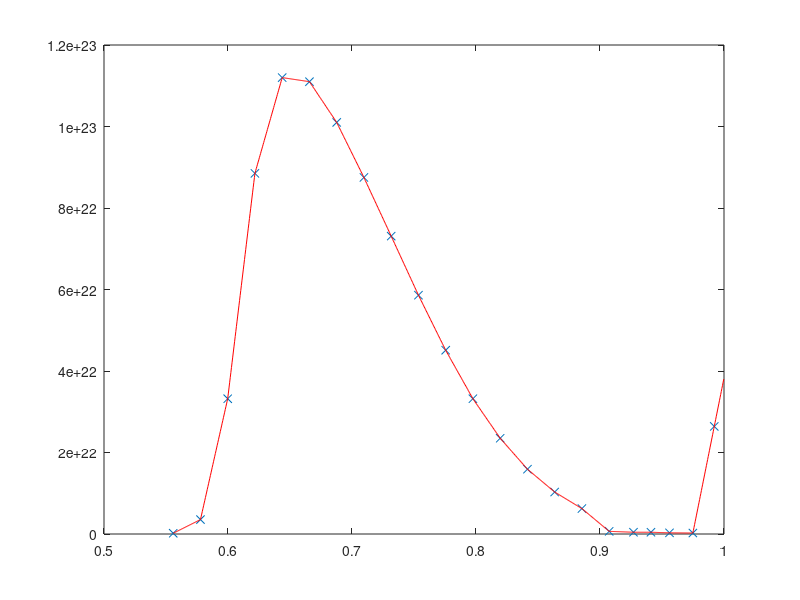

Here is the MATLAB script that generated this plot: (Note: this script raises an error after producing the figure.)
mat=[0.186E+21 0.5448
0.354E+22 0.5668
0.332E+23 0.5888
0.885E+23 0.6107
0.112E+24 0.6327
0.111E+24 0.6547
0.101E+24 0.6767
0.875E+23 0.6986
0.731E+23 0.7206
0.586E+23 0.7426
0.451E+23 0.7646
0.332E+23 0.7865
0.235E+23 0.8085
0.159E+23 0.8305
0.103E+23 0.8525
0.624E+22 0.8744
0.651E+21 0.8964
0.431E+21 0.9184
0.432E+21 0.9356
0.290E+21 0.9466
0.241E+21 0.9655
0.264E+23 0.9843
];

% values are for the middle of the inveral, so shift the x values

len = size(mat,1);
for i=1:size(mat,1)-1
    mat(i,2)=mat(i,2) + 0.5*(mat(i+1,2)-mat(i,2));
    
end
% last point is special
mat(len,2)=mat(len,2) + 0.5*(1.0-mat(len,2));
    
%interpolate
range=mat(1,2):0.0005:1.0;
yi = interp1(mat(:,2), mat(:,1), range,'linear','extrap');

plot(mat(:,2), mat(:,1),'x')
hold on
plot(range, yi, 'r-')



range = (1.0-range)*6371;

format longeng
A=[yi(length(yi):-1:1)' range(length(range):-1:1)']

save radial-visc.txt A -ASCII
